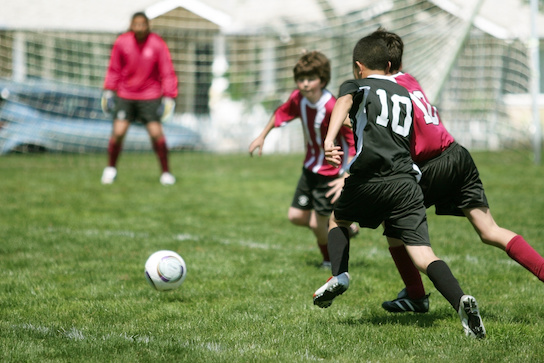
#> input picture Ch02/02_07 Begin/players.jpg, 544 x 363 px
$ python 02_07.py
#> lines starting #> are read from the running program, lines starting #| are printed output that depends on the picture
import numpy as np
import cv2

img = cv2.imread("players.jpg",1)
#> img is the input picture: shape (363, 544, 3); mean B, G, R 103.7, 137.8, 129.6

#skalowanie
img_half = cv2.resize(img, (0,0), fx=0.5, fy=0.5) #zmiana rozmiaru obrazu
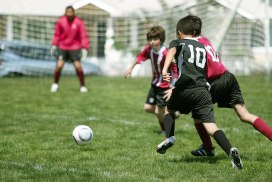
#> img_half: shape (182, 272, 3); mean B, G, R 103.7, 137.9, 129.6
img_streatch = cv2.resize(img, (600,600)) # rotacja z interpolacją pikseli
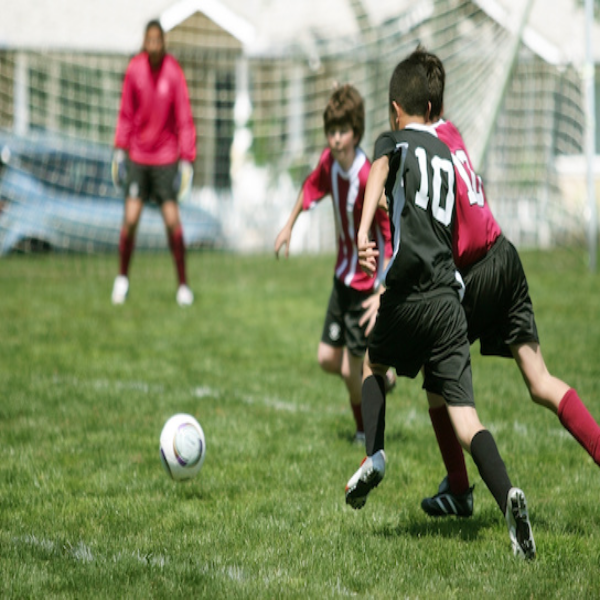
#> img_streatch: shape (600, 600, 3); mean B, G, R 103.5, 137.7, 129.5
img_streatch_near = cv2.resize(img, (600,600), interpolation=cv2.INTER_NEAREST) #rotacja bez interpolacji pikseli

cv2.imshow("Half", img_half)
cv2.imshow("Streatch", img_streatch)
cv2.imshow("Streatch near", img_streatch_near)

#rotacja
M = cv2.getRotationMatrix2D((0,0), -45, 1) # rotacja o -45 st. z punktu 0,0 obrazu
rotated = cv2.warpAffine(img, M, (img.shape[1], img.shape[0]))
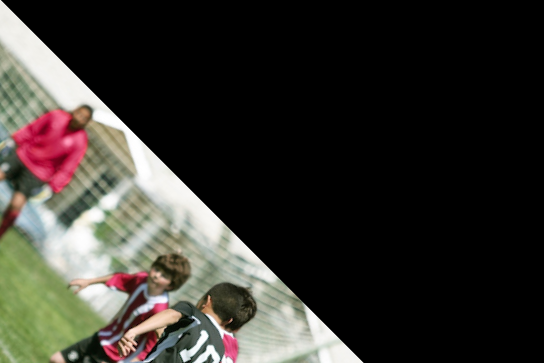
#> rotated: shape (363, 544, 3); mean B, G, R 46.6, 52, 54.2

cv2.imshow("Rotated", rotated)

cv2.waitKey(0)
cv2.destroyAllWindows()
